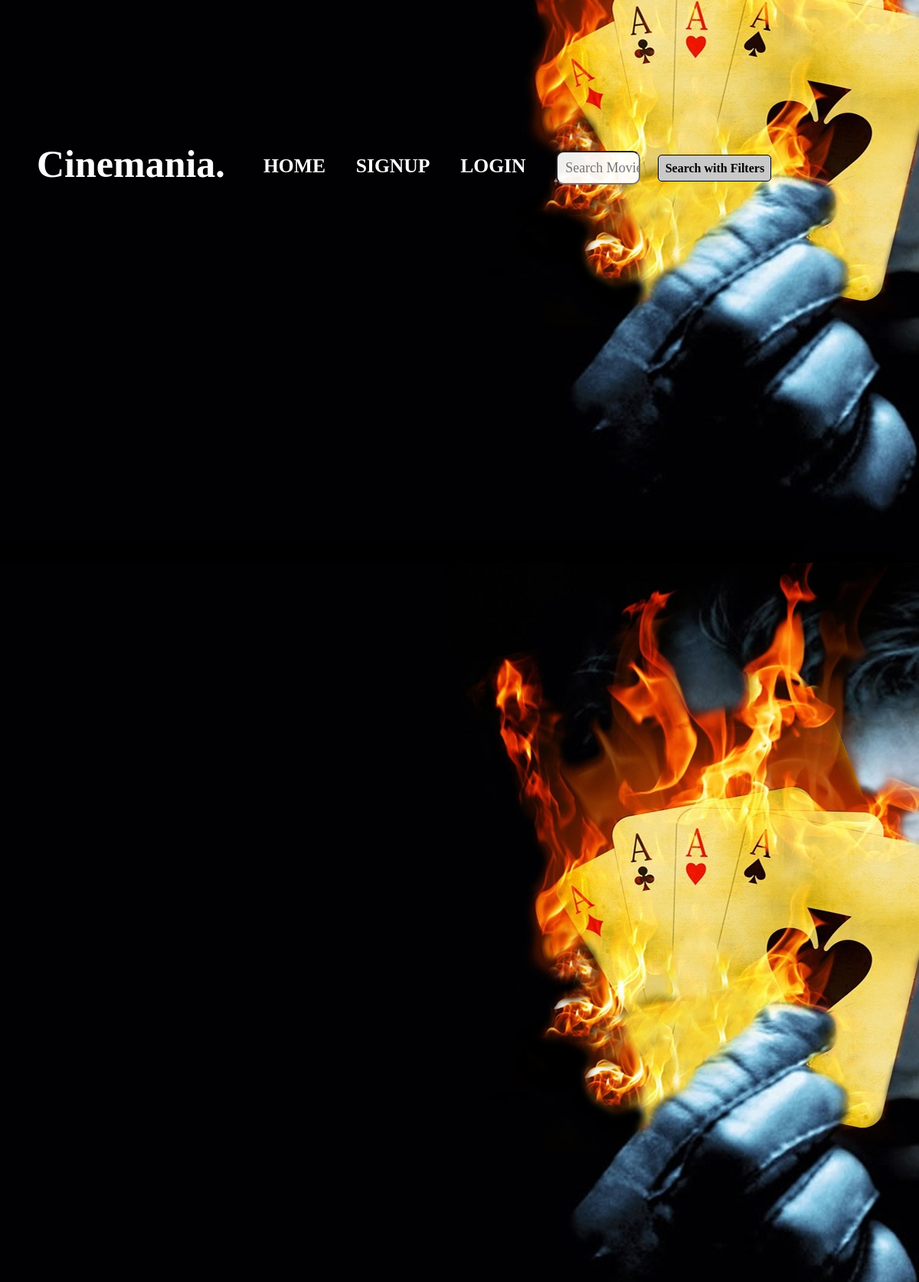
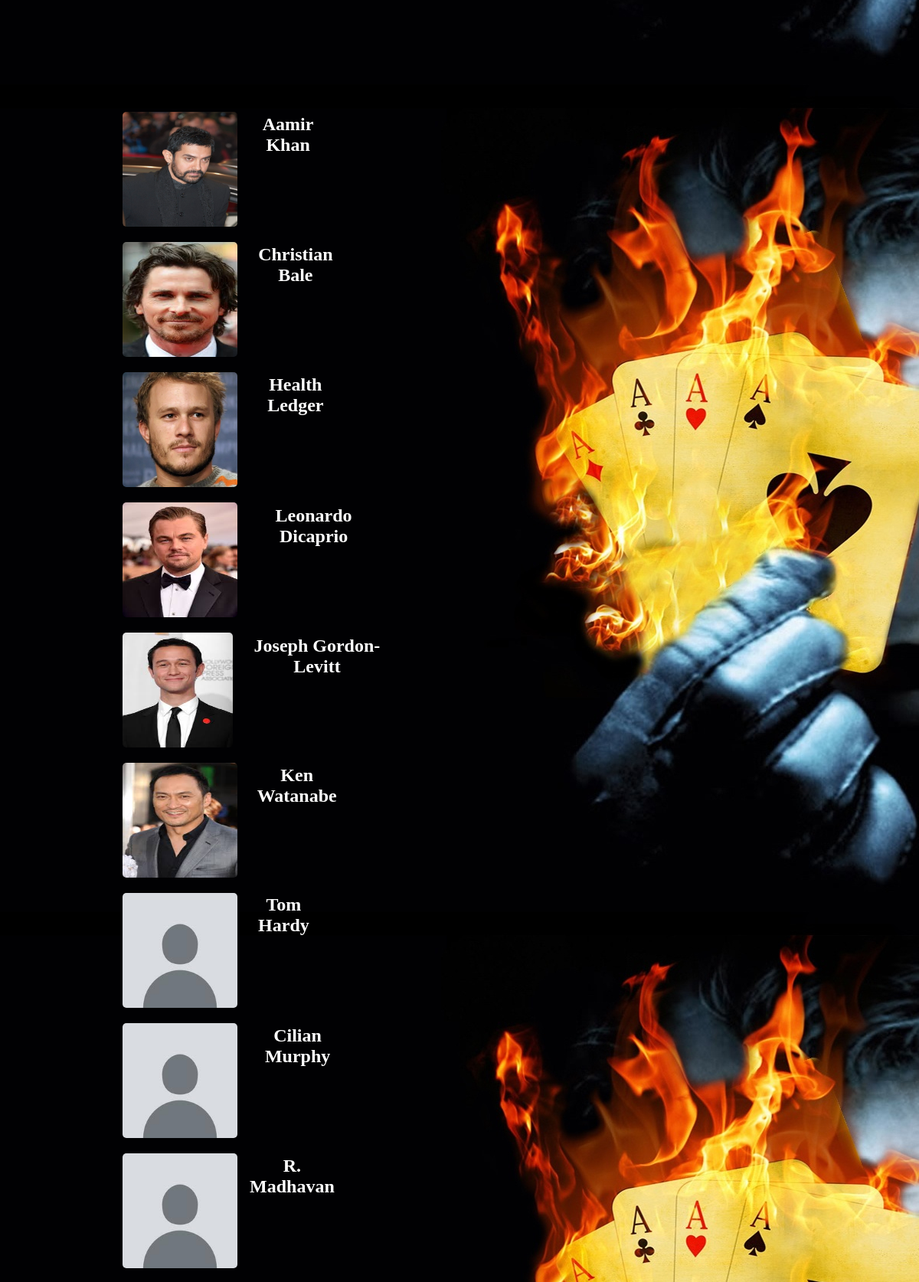
The page /actors/ (upper part) on the database its author committed (2 pictures, top to bottom).
### blog/models.py (models this page shows, shortened)
class Actor(models.Model):
    name = models.CharField(max_length=100)
    biography = models.TextField(blank=True)
    birthdate = models.DateField(null=True, blank=True)
    movies = models.ManyToManyField(Movie, related_name='actors')
    profile_picture = models.ImageField(default='default.jpeg', upload_to='actor_pics/')

### blog/views.py (the view)
# urls.py: path('actors/', ActorsListView.as_view(), name='actors-list'),
class ActorsListView(ListView):
    model = Actor
    template_name = 'actors_list.html'
    context_object_name = 'actors'
    def get_context_data(self, **kwargs):
        context = super().get_context_data(**kwargs)
        context['title'] = 'Actors List'  # Set the title for the actors list page
        return context

### blog/templates/blog/actor_list.html (shortened to what this page needs)
{% extends "blog/base.html" %}
{% block content %}
    <div class="actorlist">
        <div class="actors-container">
            {% for actor in actors %}
                <div>
                    <img src="{{ actor.profile_picture.url }}" alt="{{ actor.name }} profile picture">
                    <a href="{% url 'actor-detail' actor.id %}" class="actor-link">
                        <h2>{{ actor.name }}</h2>
                    </a>
                </div>
            {% empty %}
                <p>No actors available.</p>
            {% endfor %}
        </div>
    </div>
{% endblock %}

### blog/static/style.css (style rules this page uses)
* { margin: 0%; padding: 0%; font-family:Cambria, Cochin, Georgia, Times, 'Times New Roman', serif; }
h2 { margin: 2%; margin-left: 4%; }

### blog/templates/blog/actor_list.html (style rules this page uses)
img { width: 150px; height: 150px; border-radius: 5px; }
.actors-container { display: flex; flex-direction: column; align-items: left; margin: 20px; padding-left: 20px; }
.actors-container div { display: flex; flex-direction: row; margin-bottom: 20px; text-align: center; }
.actor-link { color: white; text-decoration: none; }
.actorlist { height: 70vh; width: 35vw; overflow: auto; position: absolute; top: 20%; display: flex; margin-left: 10%; }
h2 { color: white; }

### rows shown on the page
Actor: profile_picture (picture), name "Aamir Khan"
Actor: profile_picture (picture), name "Christian Bale"
Actor: profile_picture (picture), name "Health Ledger"
Actor: profile_picture (picture), name "Leonardo Dicaprio"
Actor: profile_picture (picture), name "Joseph Gordon-Levitt"
Actor: profile_picture (picture), name "Ken Watanabe"
Actor: profile_picture (placeholder picture), name "Tom Hardy"
Actor: profile_picture (placeholder picture), name "Cilian Murphy"
Actor: profile_picture (placeholder picture), name "R. Madhavan"
